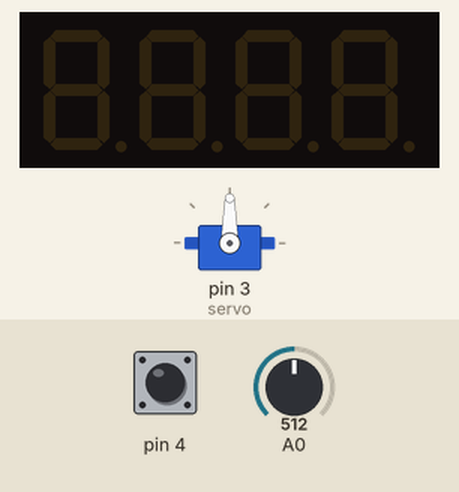
Recording of a sketch running on a simulated Arduino Uno, built with avr-gcc and run on an emulated ATmega328P. On the bench: servo, 4-digit seven-segment display. The inputs (shaded band) are chosen by the test bench; at power-on: A0 = 512, pin 4 HIGH.

Above: at 1.2 s.
1.3 s: A0 set to 716
2.9 s: pin 4 pulled LOW for 0.25 s
At 4.2 s:
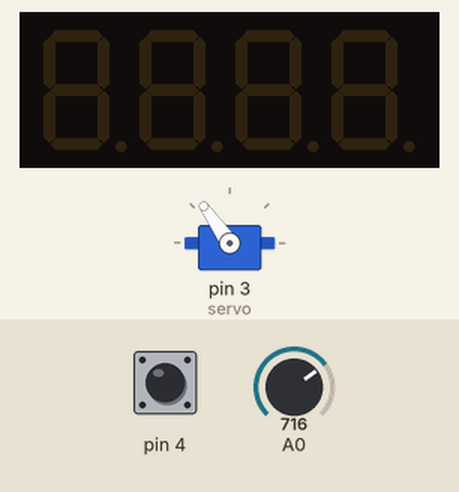
4.6 s: A0 set to 900
6.1 s: pin 4 pulled LOW for 1 s
At 6.7 s:
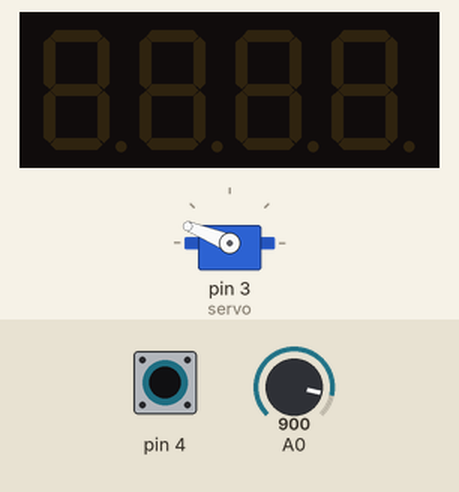
8.6 s: A0 set to 1023
10.1 s: pin 4 pulled LOW for 0.25 s
At 11.2 s:
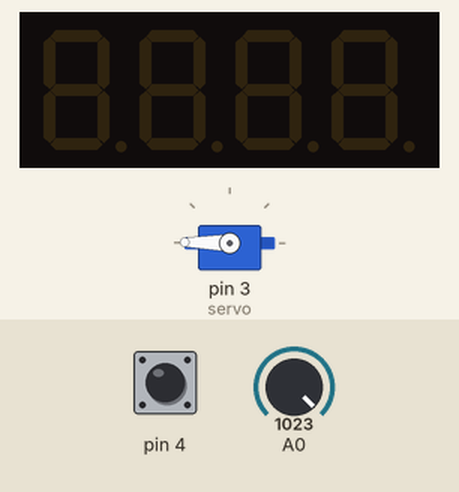
Timing chart, 0 to 12.8 s (numbered marks = the images above; inputs shaded):
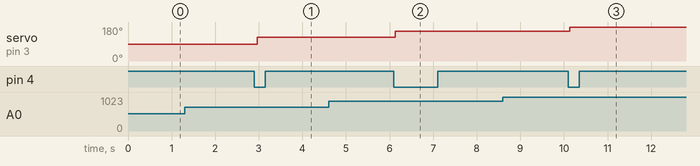

Measured:
- after the input at 2.9 s, servo on pin 3 (servo): 90° → 125° after 0.06 s
- after the input at 6.1 s, servo on pin 3 (servo): 125° → 158° at once
- after the input at 10.1 s, servo on pin 3 (servo): 158° → 179° at once

The sketch:

test-servo-angle.ino
```cpp
#include <Servo.h>
#include <TM1637.h>

Servo servo;


int CLK = 5;
int DIO = 6;

TM1637 tm(CLK, DIO);

int val = 0;
void setup() {
  pinMode(3, OUTPUT);
  pinMode(A0, INPUT);
  servo.attach(3);
  pinMode(4, INPUT_PULLUP);
  tm.init();
}


void loop() {
  val = analogRead(A0);
  val = map(val, 0, 1024, 0, 180);
  tm.display(val);
  delay(200);
  if (digitalRead(4) == LOW) {
    servo.write(val);
  }
}
```
